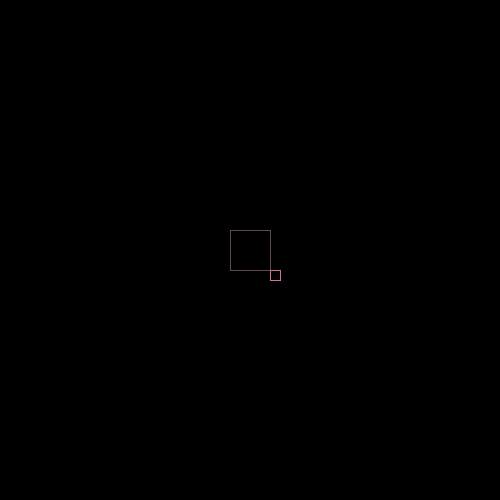
Frame 1 (no input)
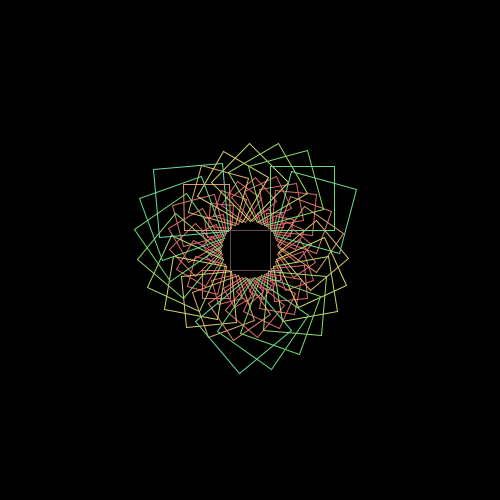
Frame 60 (the mouse pressed at the canvas centre just before this capture)
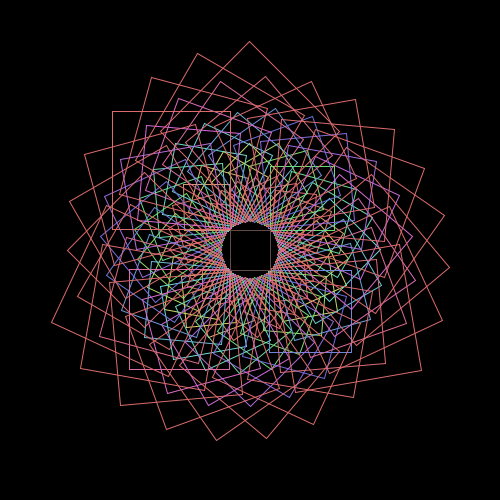
Frame 120 (the mouse held since frame 60 and released just before this capture)

The Processing sketch that drew these frames (run headless with seeded random() and noise(); from frame 60 on, the mouse is pressed at the canvas centre):

// Processing sketch: noise_1
// ── noise_1.pde
float rot;
float h = 30;
float size;
int hue;

void setup(){
 size(500, 500);
  smooth();
  noFill();
  stroke(0.5);
  background(0);
  frameRate(10);
  size=10;
  rot = 0;
  hue = int(random(360));
  
  colorMode(HSB);
}  

void draw() {
 
  //stroke(255, 90);
  
  //*************   method 1
  stroke(262, 62, 99);
  rect(width/2 - 20, height/2 - 20, 40, 40);
  
  //*************   method 2
  stroke(hue, 130, 220);
  translate(width/2, height/2);
  rotate(rot);
  rect(20,20,size,size);
  rot -= PI/18;
  rot += 3*PI/4;
  
  hue += 4;
  
  if (hue >= 360)
   hue = 0;
  size++;
}  
